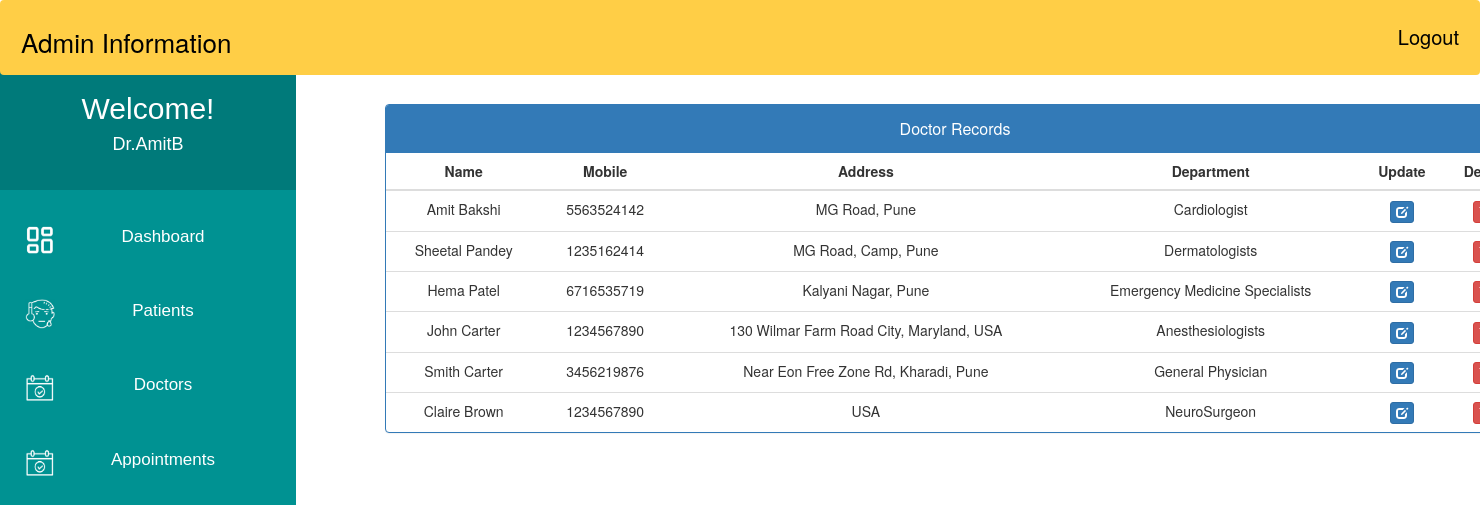
Page /admin_doctor_record/ (signed in) on the committed database.
### MyApp/models.py (models this page shows, shortened)
class Doctor(models.Model):
    user=models.OneToOneField(User,on_delete=models.CASCADE)
    Doctor_First_Name = models.CharField(max_length=50, default="")
    Doctor_Last_Name = models.CharField(max_length=50, default="")
    gender = models.CharField(max_length=10, choices=GENDER,default="")
    address = models.CharField(max_length=40)
    contact = models.CharField(max_length=10,null=True)
    department= models.CharField(max_length=50,choices=departments,default='')
    status = models.BooleanField(default=False)

### MyApp/views.py (the view)
# urls.py: path('admin_doctor_record/', views.admin_doctor_record,name="admin_doctor_record"),
@login_required(login_url='adminlogin')
def admin_doctor_record(request):
    doctors=Doctor.objects.all().filter(status=True)
    return render(request,'MyApp/admin_doctor_record.html',{'doctors':doctors})

### templates/MyApp/admin_doctor_record.html (shortened to what this page needs)
<!DOCTYPE html>
<html lang="en">
<head>
    <link href="//netdna.bootstrapcdn.com/bootstrap/3.0.0/css/bootstrap.min.css" rel="stylesheet" id="bootstrap-css">
</head>
<body>
    {% include 'MyApp/admin_base.html' %}
    <div class="container" style="margin-left:25%; margin-right:8%; margin-top:7%;">
        <div class="panel panel-primary">
            <div class="panel-heading">
            <h6 class="panel-title" style="text-align:center; padding: 5px 0px;">Doctor Records</h6>
            </div>
            <table class="table table-hover" id="dev-table">
            <thead>
                <tr>
                <th style="text-align:center;">Name</th>
                <th style="text-align:center;">Mobile</th>
                <th style="text-align:center;">Address</th>
                <th style="text-align:center;">Department</th>
                <th style="text-align:center;">Update</th>
                <th style="text-align:center;">Delete</th>
                </tr>
            </thead>
            {% for d in doctors %}
            <tr>
                <td style="text-align:center;"> {{d.Doctor_First_Name}} {{d.Doctor_Last_Name}} </td>
                <td style="text-align:center;">{{d.contact}}</td>
                <td style="text-align:center;">{{d.address}}</td>
                <td style="text-align:center;">{{d.department}}</td>
                <td style="text-align:center;"><a class="btn btn-primary btn-xs" href="{% url 'MyApp:update_doctor' d.id%}"><span class="glyphicon glyphicon-edit"></span></a></td>
                <td style="text-align:center;"><a class="btn btn-danger btn-xs" href="{% url 'MyApp:delete_doctor' d.id %}"></a></td>
            </tr>
            {% endfor %}
            </table>
        </div>
    </div>
</body>
</html>

### templates/MyApp/admin_base.html (shortened to what this page needs)
<!DOCTYPE html>
{% load staticfiles %}
<html lang="en">
<head>
</head>
<body>
    <div class="navbar">
        <a>Admin Information</a>
        <a href="{% url 'MyApp:logout' %}" class="logoutbtn" style="font-size:18px, text-align: center;">Logout</a>
    </div>
     <div class="sidebar">
        <div class="userprofile">
            <h2 style="color:white; font-family:sans-serif; padding-top:25px; text-align:center; margin:0px;">Welcome!</h2>
            <h4 style="color:white; font-family:sans-serif; text-align:center; padding-bottom:35px;">{{request.user.username}}</h4>
        </div>
        <a href="{% url 'MyApp:admin_dashboard' %}"><img class="icon" src="{% static "images/PDash.png" %}">Dashboard</a>
        <a href="{% url 'MyApp:admin_patient' %}"><img class="icon" src="{% static "images/PIcon.png" %}">Patients</a>
        <a href="{% url 'MyApp:admin_doctor' %}"><img class="icon" src="{% static "images/ApptIcon.png" %}">Doctors</a>
        <a href="{% url 'MyApp:admin_appointment' %}"><img class="icon" src="{% static "images/ApptIcon.png" %}">Appointments</a>
    </div>
</body>
</html>

### templates/MyApp/admin_base.html (style rules this page uses)
body { background-color: rgb(255, 255, 255); padding: 0px; margin-top: 0px; margin-left: 0px; margin-right: 0px; margin-bottom: 0px; }
.navbar { overflow: hidden; background-color: rgb(255, 206, 70); height:75px; width:100%; padding-top:22px; z-index:1; top:0; position:fixed; display:block; }
.navbar a { float: left; display:block; font-size: 26px; color: black; text-align: center; padding-left:20px; text-decoration: none; }
.navbar .logoutbtn { float: right; display:block; font-size: 20px; color: black; text-align: center; padding-right:20px; text-decoration: none; }
.sidebar .userprofile { background-color: rgb(0, 122, 122); }
.sidebar { margin-top: 0px; padding-top: 0px; width: 20%; text-align: center; height=100vh; background-color: rgb(0, 146, 146); font-family: sans-serif; font-size:17px; font-weight: normal; position: fixed; top: 67px; left: 0; bottom: 0; }
.sidebar a { display: block; color: white; padding: 25px; text-decoration: none; }
.icon { float:left; width:30px; height:30px; }

### rows in the picture
Doctor: Doctor_First_Name "Amit", Doctor_Last_Name "Bakshi", contact "5563524142", address "MG Road, Pune", department "Cardiologist"
Doctor: Doctor_First_Name "Sheetal", Doctor_Last_Name "Pandey", contact "1235162414", address "MG Road, Camp, Pune", department "Dermatologists"
Doctor: Doctor_First_Name "Hema", Doctor_Last_Name "Patel", contact "6716535719", address "Kalyani Nagar, Pune", department "Emergency Medicine Specialists"
Doctor: Doctor_First_Name "John", Doctor_Last_Name "Carter", contact "1234567890", address "130 Wilmar Farm Road City, Maryland, USA", department "Anesthesiologists"
Doctor: Doctor_First_Name "Smith", Doctor_Last_Name "Carter", contact "3456219876", address "Near Eon Free Zone Rd, Kharadi, Pune", department "General Physician"
Doctor: Doctor_First_Name "Claire", Doctor_Last_Name "Brown", contact "1234567890", address "USA", department "NeuroSurgeon"

### other values in the picture
{{ request.user.username }} "Dr.AmitB"
